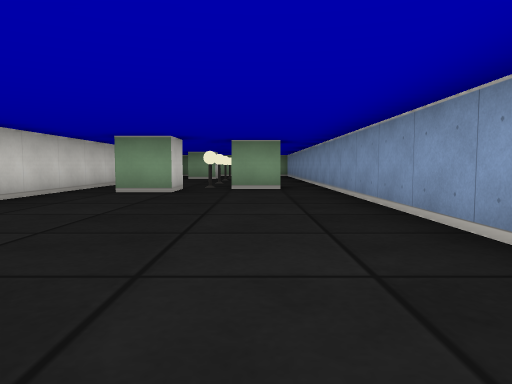
View 1 (above)

15 first-person views from a walk through a cub3D ray-caster map. The camera is about half as high as the walls, tilts 4° down and sees 70° across. The floor is counted in squares. Each view is taken from the middle of a square. On the plan, view 1 faces up. The plan holds only what a view shows up to about 9 squares ahead; the rest is blank.

View 2
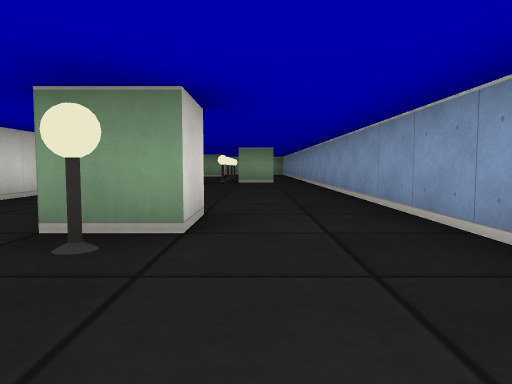

View 3
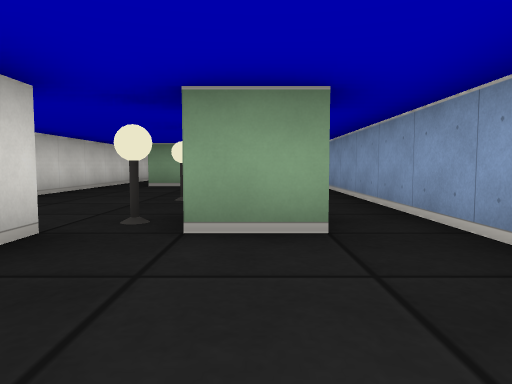

View 4
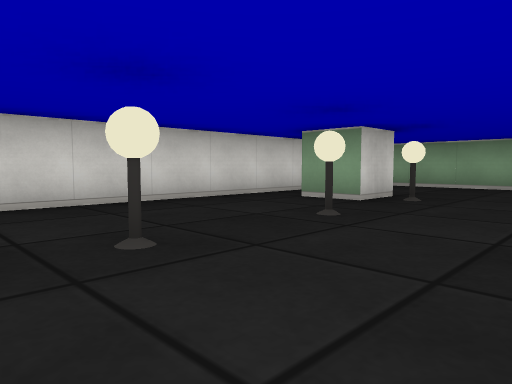

View 5
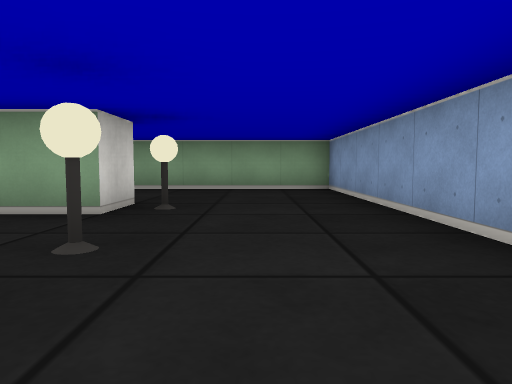

View 6
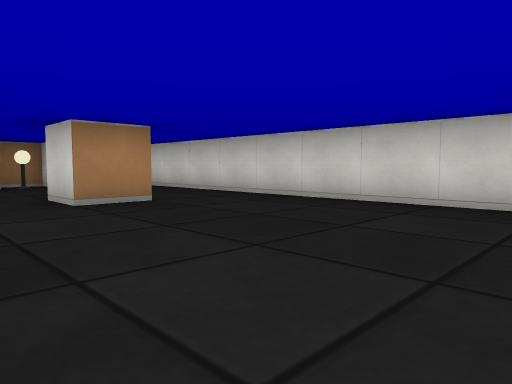

View 7
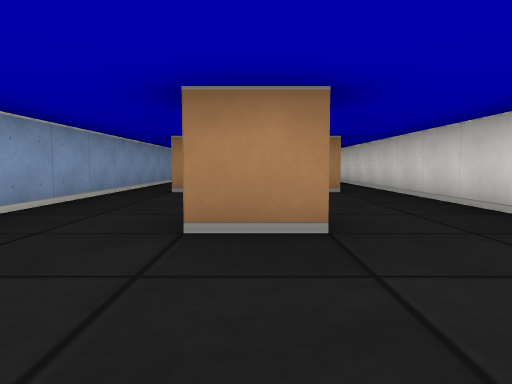

View 8
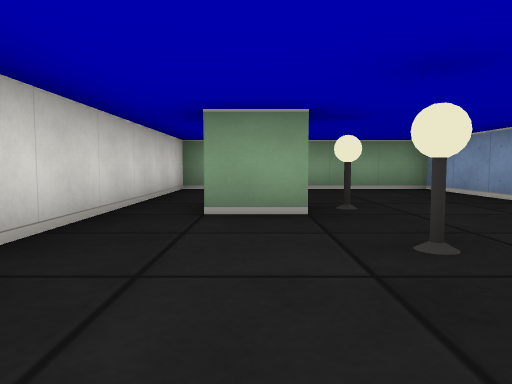

View 9
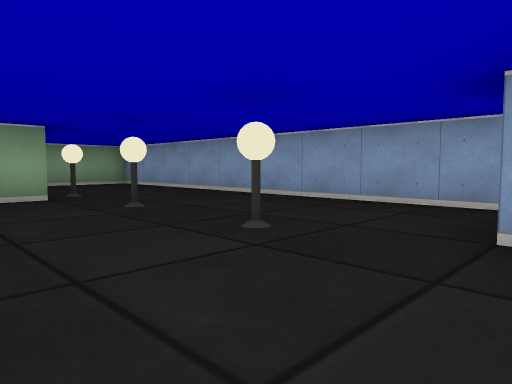

View 10
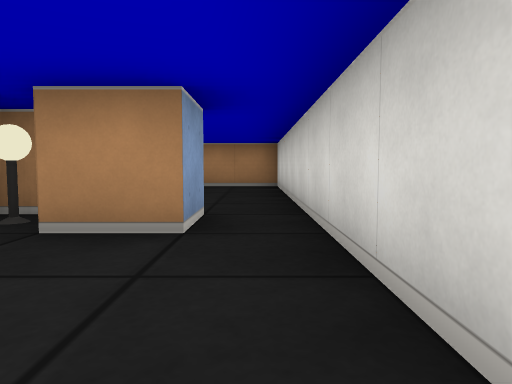

View 11
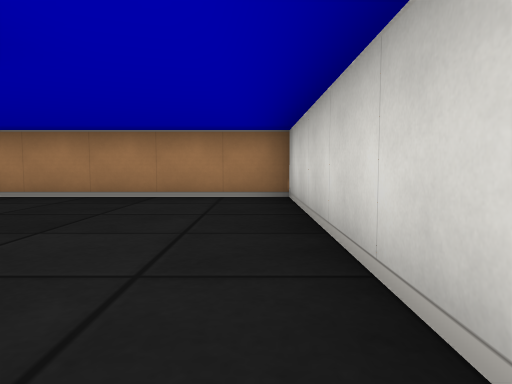

View 12
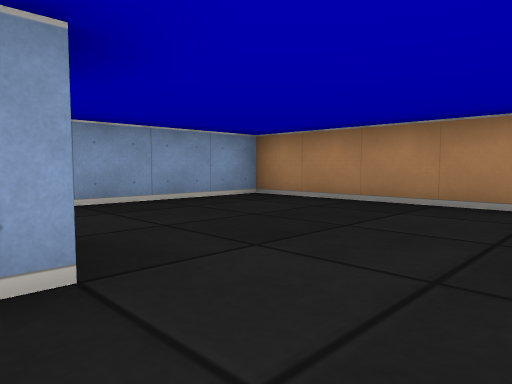

View 13
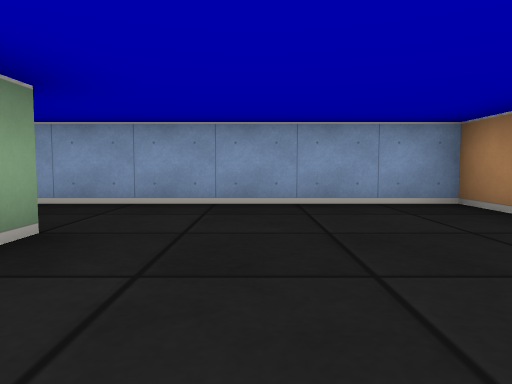

View 14
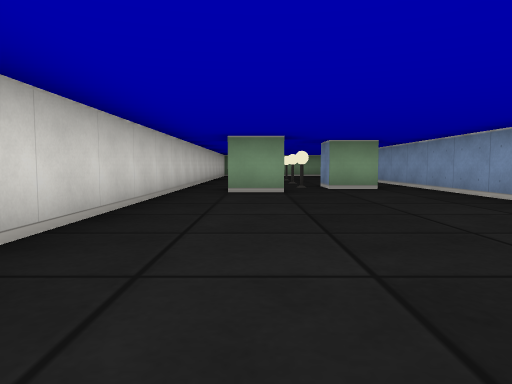

View 15
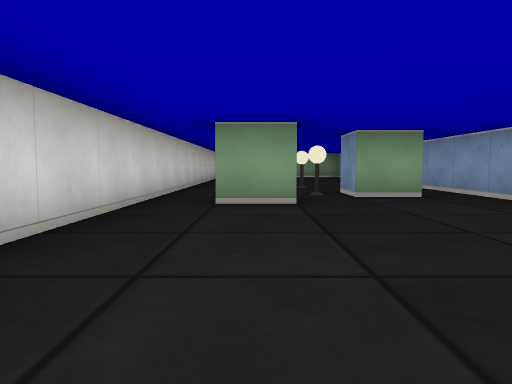

### Floor plan
Ten units are one square. View 1 is at (0, 0); x grows to the right and y downward. Boxes are objects, and circles mark ways between rooms. Rooms are numbered by the first view taken in them; rooms with no view inside come last. Other rooms are left out.
<svg viewBox="-40 -180 60 280">
<path fill="none" stroke="#000" d="M-15 -75 -15 -65 -25 -65M6 -75 -5 -75 -5 -85M-16 -5 -5 -5 -5 5 -15 5M-15 -146 -15 -135 -25 -135M-16 45 -5 45M-25 45 -25 35 -15 35M15 45 15 -175 -35 -175 -35 45M-5 55 -10 55M-35 45 -35 95 15 95 15 45"/>
<rect x="-15" y="35" width="10" height="10" fill="#bbb"><title>lamp</title></rect>
<rect x="-15" y="5" width="10" height="10" fill="#bbb"><title>lamp</title></rect>
<rect x="-15" y="-85" width="10" height="10" fill="#bbb"><title>lamp</title></rect>
<rect x="-15" y="-105" width="10" height="10" fill="#bbb"><title>lamp</title></rect>
<rect x="-15" y="-125" width="10" height="10" fill="#bbb"><title>lamp</title></rect>
<rect x="-15" y="-145" width="10" height="10" fill="#bbb"><title>lamp</title></rect>
<circle cx="-30" cy="50" r="3" fill="#2a7"/>
<circle cx="10" cy="50" r="3" fill="#2a7"/>
<text x="-10" y="-70">1</text>
<text x="-10" y="70">2</text>
</svg>
Room 1 opens to room 2.

Where each view was taken, in squares from view 1:
view 1: 0 up, 0 right, facing up
view 2: 3 down, 0 right, facing up
view 3: 5 up, 0 right, facing up
view 4: 9 up, 1 right, facing up-left
view 5: 10 up, 0 right, facing up
view 6: 5 up, 1 right, facing down-left
view 7: 3 up, 1 left, facing down
view 8: 10 up, 2 left, facing up
view 9: 8 up, 3 left, facing up-right
view 10: 1 down, 3 left, facing down
view 11: 4 down, 3 left, facing down
view 12: 5 down, 3 left, facing down-right
view 13: 7 down, 3 left, facing right
view 14: 0 up, 2 left, facing up
view 15: 2 up, 2 left, facing up
